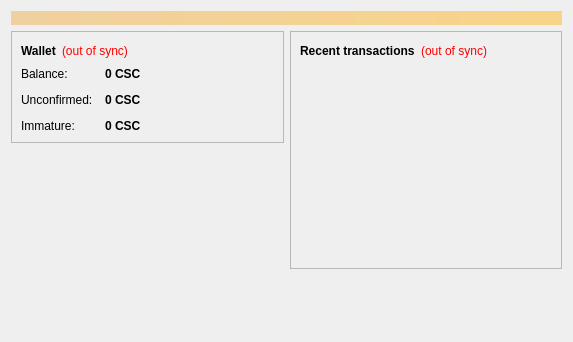
<?xml version="1.0" encoding="UTF-8"?>
<ui version="4.0">
 <class>OverviewPage</class>
 <widget class="QWidget" name="OverviewPage">
  <property name="geometry">
   <rect>
    <x>0</x>
    <y>0</y>
    <width>573</width>
    <height>342</height>
   </rect>
  </property>
  <property name="windowTitle">
   <string>Form</string>
  </property>
  <layout class="QVBoxLayout" name="topLayout">
   <item>
    <widget class="QLabel" name="labelAlerts">
     <property name="visible">
      <bool>false</bool>
     </property>
     <property name="styleSheet">
      <string notr="true">background-color: qlineargradient(x1: 0, y1: 0, x2: 1, y2: 0, stop:0 #F0D0A0, stop:1 #F8D488); color:#000000;</string>
     </property>
     <property name="wordWrap">
      <bool>true</bool>
     </property>
     <property name="margin">
      <number>3</number>
     </property>
    </widget>
   </item>
   <item>
    <layout class="QHBoxLayout" name="horizontalLayout" stretch="1,1">
     <item>
      <layout class="QVBoxLayout" name="verticalLayout_2">
       <item>
        <widget class="QFrame" name="frame">
         <property name="frameShape">
          <enum>QFrame::StyledPanel</enum>
         </property>
         <property name="frameShadow">
          <enum>QFrame::Raised</enum>
         </property>
         <layout class="QVBoxLayout" name="verticalLayout_4">
          <item>
           <layout class="QHBoxLayout" name="horizontalLayout_4">
            <item>
             <widget class="QLabel" name="label_5">
              <property name="font">
               <font>
                <weight>75</weight>
                <bold>true</bold>
               </font>
              </property>
              <property name="text">
               <string>Wallet</string>
              </property>
             </widget>
            </item>
            <item>
             <widget class="QLabel" name="labelWalletStatus">
              <property name="toolTip">
               <string>The displayed information may be out of date. Your wallet automatically synchronizes with the CryptoSourceCoin network after a connection is established, but this process has not completed yet.</string>
              </property>
              <property name="styleSheet">
               <string notr="true">QLabel { color: red; }</string>
              </property>
              <property name="text">
               <string notr="true">(out of sync)</string>
              </property>
              <property name="alignment">
               <set>Qt::AlignLeading|Qt::AlignLeft|Qt::AlignVCenter</set>
              </property>
             </widget>
            </item>
            <item>
             <spacer name="horizontalSpacer_2">
              <property name="orientation">
               <enum>Qt::Horizontal</enum>
              </property>
              <property name="sizeHint" stdset="0">
               <size>
                <width>40</width>
                <height>20</height>
               </size>
              </property>
             </spacer>
            </item>
           </layout>
          </item>
          <item>
           <layout class="QFormLayout" name="formLayout_2">
            <property name="fieldGrowthPolicy">
             <enum>QFormLayout::AllNonFixedFieldsGrow</enum>
            </property>
            <property name="horizontalSpacing">
             <number>12</number>
            </property>
            <property name="verticalSpacing">
             <number>12</number>
            </property>
            <item row="0" column="0">
             <widget class="QLabel" name="label">
              <property name="text">
               <string>Balance:</string>
              </property>
             </widget>
            </item>
            <item row="0" column="1">
             <widget class="QLabel" name="labelBalance">
              <property name="font">
               <font>
                <weight>75</weight>
                <bold>true</bold>
               </font>
              </property>
              <property name="cursor">
               <cursorShape>IBeamCursor</cursorShape>
              </property>
              <property name="toolTip">
               <string>Your current balance</string>
              </property>
              <property name="text">
               <string notr="true">0 CSC</string>
              </property>
              <property name="textInteractionFlags">
               <set>Qt::LinksAccessibleByMouse|Qt::TextSelectableByKeyboard|Qt::TextSelectableByMouse</set>
              </property>
             </widget>
            </item>
            <item row="1" column="0">
             <widget class="QLabel" name="label_3">
              <property name="text">
               <string>Unconfirmed:</string>
              </property>
             </widget>
            </item>
            <item row="1" column="1">
             <widget class="QLabel" name="labelUnconfirmed">
              <property name="font">
               <font>
                <weight>75</weight>
                <bold>true</bold>
               </font>
              </property>
              <property name="cursor">
               <cursorShape>IBeamCursor</cursorShape>
              </property>
              <property name="toolTip">
               <string>Total of transactions that have yet to be confirmed, and do not yet count toward the current balance</string>
              </property>
              <property name="text">
               <string notr="true">0 CSC</string>
              </property>
              <property name="textInteractionFlags">
               <set>Qt::LinksAccessibleByMouse|Qt::TextSelectableByKeyboard|Qt::TextSelectableByMouse</set>
              </property>
             </widget>
            </item>
            <item row="2" column="0">
             <widget class="QLabel" name="labelImmatureText">
              <property name="text">
               <string>Immature:</string>
              </property>
             </widget>
            </item>
            <item row="2" column="1">
             <widget class="QLabel" name="labelImmature">
              <property name="font">
               <font>
                <weight>75</weight>
                <bold>true</bold>
               </font>
              </property>
              <property name="toolTip">
               <string>Mined balance that has not yet matured</string>
              </property>
              <property name="text">
               <string notr="true">0 CSC</string>
              </property>
              <property name="textInteractionFlags">
               <set>Qt::LinksAccessibleByMouse|Qt::TextSelectableByKeyboard|Qt::TextSelectableByMouse</set>
              </property>
             </widget>
            </item>
           </layout>
          </item>
         </layout>
        </widget>
       </item>
       <item>
        <spacer name="verticalSpacer">
         <property name="orientation">
          <enum>Qt::Vertical</enum>
         </property>
         <property name="sizeHint" stdset="0">
          <size>
           <width>20</width>
           <height>40</height>
          </size>
         </property>
        </spacer>
       </item>
      </layout>
     </item>
     <item>
      <layout class="QVBoxLayout" name="verticalLayout_3">
       <item>
        <widget class="QFrame" name="frame_2">
         <property name="frameShape">
          <enum>QFrame::StyledPanel</enum>
         </property>
         <property name="frameShadow">
          <enum>QFrame::Raised</enum>
         </property>
         <layout class="QVBoxLayout" name="verticalLayout">
          <item>
           <layout class="QHBoxLayout" name="horizontalLayout_2">
            <item>
             <widget class="QLabel" name="label_4">
              <property name="text">
               <string>&lt;b&gt;Recent transactions&lt;/b&gt;</string>
              </property>
             </widget>
            </item>
            <item>
             <widget class="QLabel" name="labelTransactionsStatus">
              <property name="toolTip">
               <string>The displayed information may be out of date. Your wallet automatically synchronizes with the CryptoSourceCoin network after a connection is established, but this process has not completed yet.</string>
              </property>
              <property name="styleSheet">
               <string notr="true">QLabel { color: red; }</string>
              </property>
              <property name="text">
               <string notr="true">(out of sync)</string>
              </property>
              <property name="alignment">
               <set>Qt::AlignRight|Qt::AlignTrailing|Qt::AlignVCenter</set>
              </property>
             </widget>
            </item>
            <item>
             <spacer name="horizontalSpacer">
              <property name="orientation">
               <enum>Qt::Horizontal</enum>
              </property>
              <property name="sizeHint" stdset="0">
               <size>
                <width>40</width>
                <height>20</height>
               </size>
              </property>
             </spacer>
            </item>
           </layout>
          </item>
          <item>
           <widget class="QListView" name="listTransactions">
            <property name="styleSheet">
             <string notr="true">QListView { background: transparent; }</string>
            </property>
            <property name="frameShape">
             <enum>QFrame::NoFrame</enum>
            </property>
            <property name="verticalScrollBarPolicy">
             <enum>Qt::ScrollBarAlwaysOff</enum>
            </property>
            <property name="horizontalScrollBarPolicy">
             <enum>Qt::ScrollBarAlwaysOff</enum>
            </property>
            <property name="selectionMode">
             <enum>QAbstractItemView::NoSelection</enum>
            </property>
           </widget>
          </item>
         </layout>
        </widget>
       </item>
       <item>
        <spacer name="verticalSpacer_2">
         <property name="orientation">
          <enum>Qt::Vertical</enum>
         </property>
         <property name="sizeHint" stdset="0">
          <size>
           <width>20</width>
           <height>40</height>
          </size>
         </property>
        </spacer>
       </item>
      </layout>
     </item>
    </layout>
   </item>
  </layout>
 </widget>
 <resources/>
 <connections/>
</ui>
